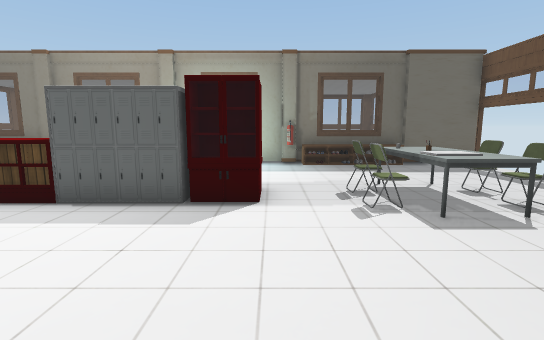
View 1 (above)

20 first-person views from a walk through a 3-D level made in the Unity game engine. The camera is 1.3 m above the floor, tilts 8° down and sees 85° across. Doors are open. The floor is counted in squares, 1 m on a side. Each view is taken from the middle of a square. On the plan, view 1 faces up. The plan holds only what a view shows up to about 14 squares ahead; the rest is blank. The player is left out. Some surface patterns are stand-ins.

View 2
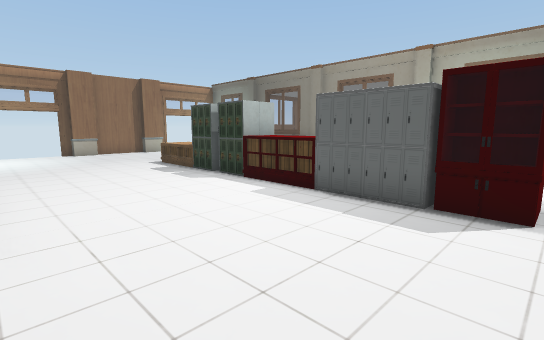

View 3
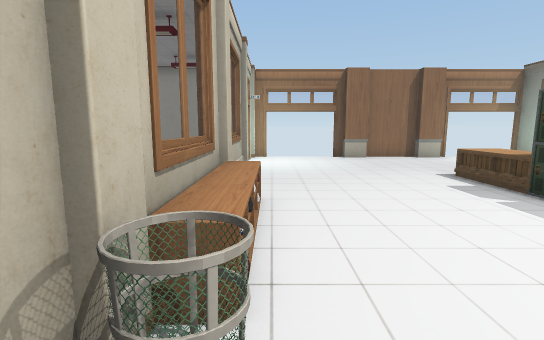

View 4
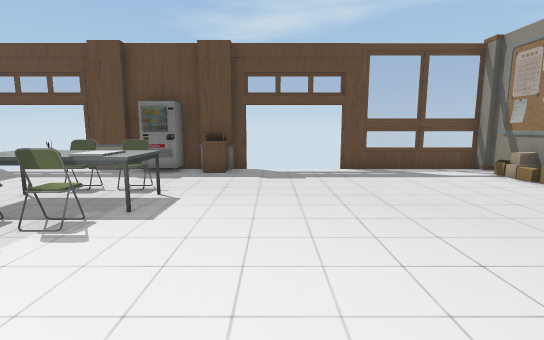

View 5
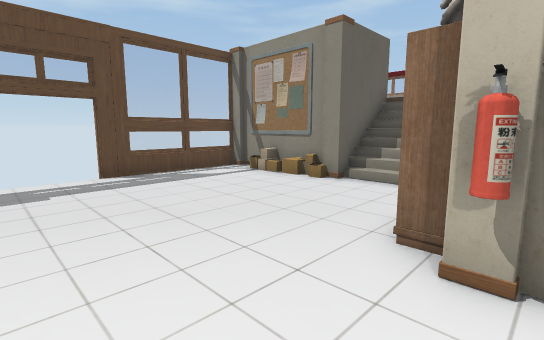

View 6
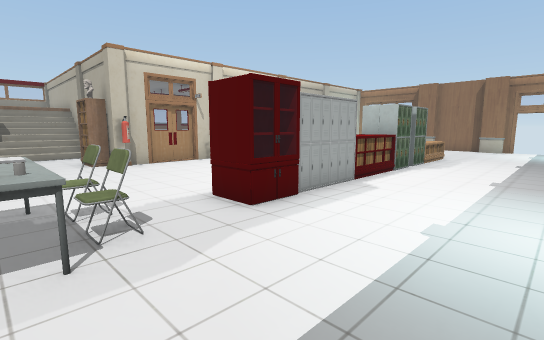

View 7
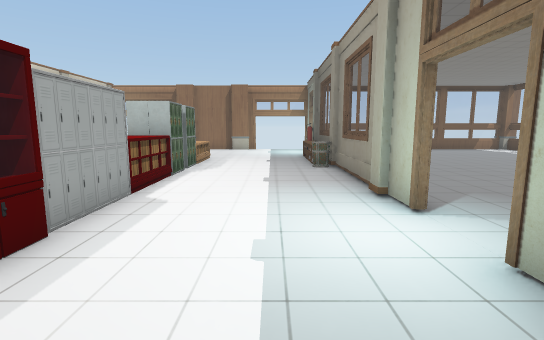

View 8
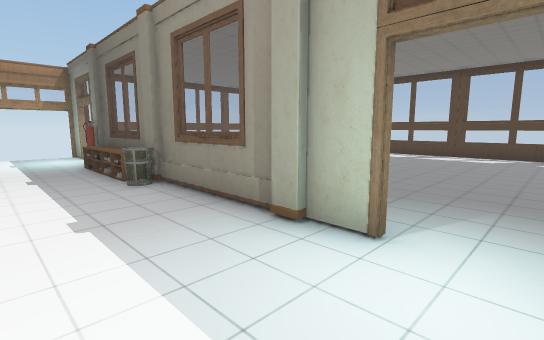

View 9
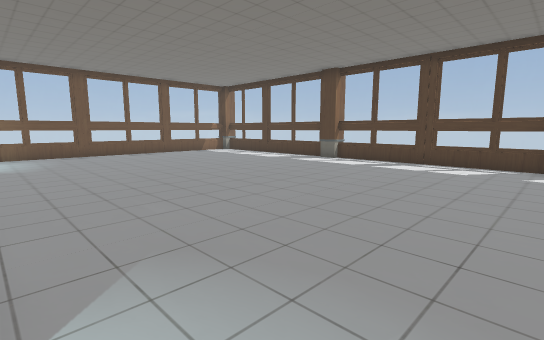

View 10
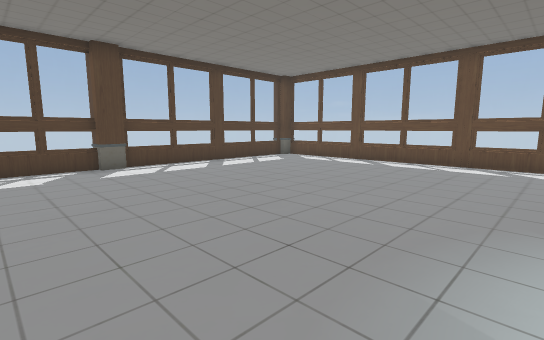

View 11
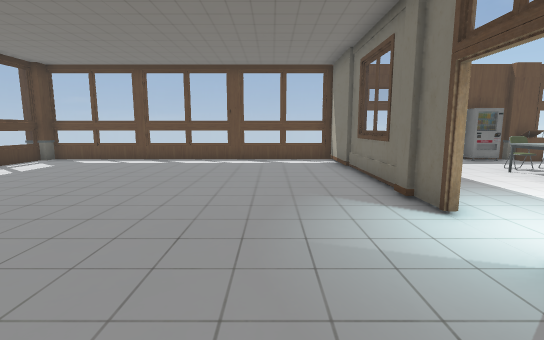

View 12
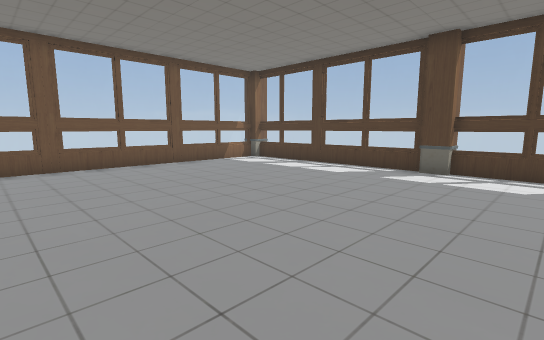

View 13
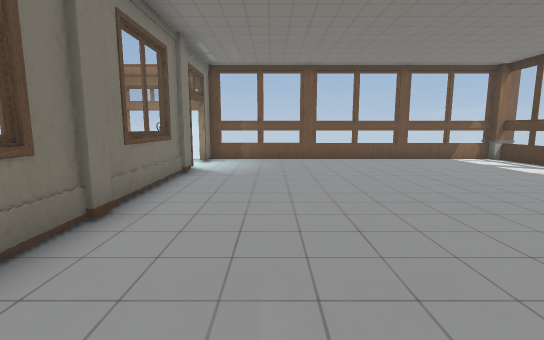

View 14
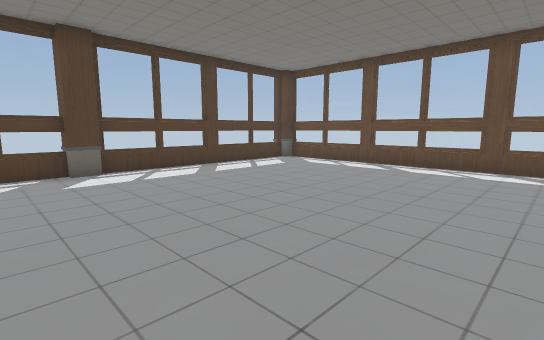

View 15
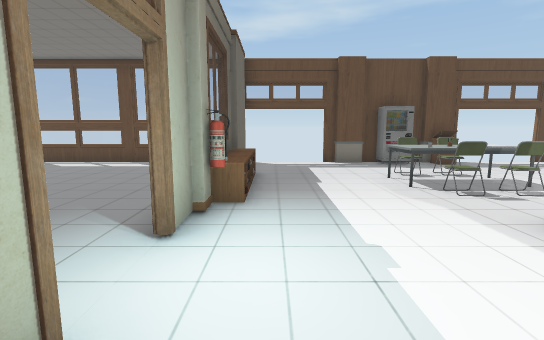

View 16
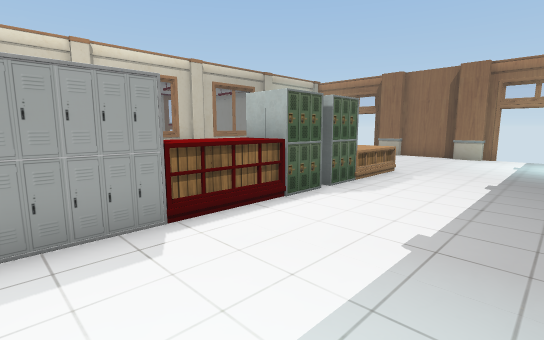

View 17
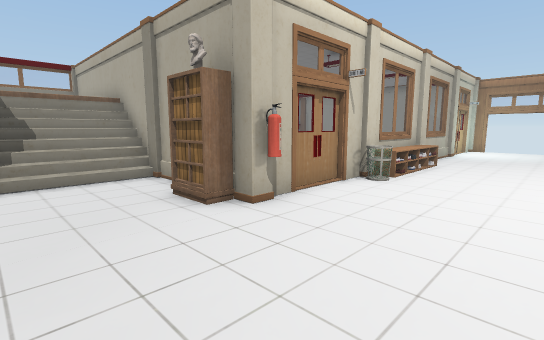

View 18
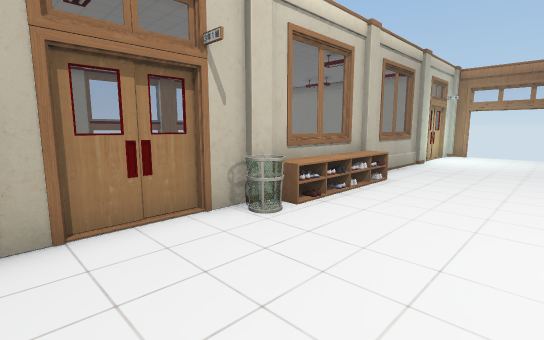

View 19
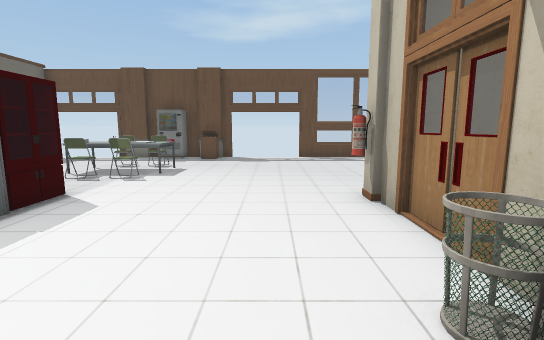

View 20
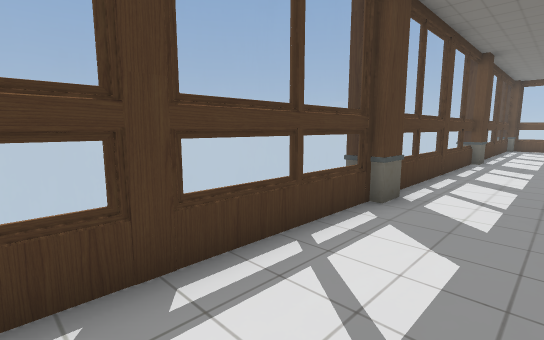

### Floor plan
Points are (right, up) in squares from view 1. A wall is a line through its corners. A room is listed if a view was taken in it or the views show most of it. See-through windows are left out.
Room 1 (views 1, 2, 3, 4, 5, 6, 7, 8, 9, 10, 11, 12, 13, 14, 15, 16, 17, 18, 19, 20)
walls: (-4.4, 11.2) (-7.5, 11.2); (-2.4, 11.2) (-3.5, 11.2); (-0.8, 11.4) (0.5, 11.4); (-7.5, 11.4) (-6.6, 11.4); (0.5, 11.2) (-0.7, 11.2); (-11.4, 11.2) (-12.5, 11.2); (-12.5, 11.4) (-11.4, 11.4); (-15.5, 11.2) (-16.9, 11.2); (7.6, 11) (7.6, 23.3); (-4.9, -0.8) (-4.2, -0.8); (-4.4, -0.9) (-1.4, -0.9); (-5.5, -0.9) (-4.9, -0.9); (-8.4, -0.9) (-7.4, -0.9); (-1.5, 23.5) (-16.6, 23.5) (-16.6, 11.4) (-15.5, 11.4); (-8.9, -0.8) (-8.2, -0.8); (-0.5, -1.4) (-0.5, -2); (-16.6, 8) (-16.6, 2.8); (7.6, 2.8) (7.6, 4.9) (6.9, 4.9) (6.9, 5.9) (7.6, 5.9) (7.6, 8); (-12.4, -0.9) (-8.9, -0.9); (-12.9, -0.8) (-12.2, -0.8); (-13.7, -0.9) (-13.2, -0.9); (-0.5, -4) (-0.5, -9.5); (6.5, 23.5) (-0.5, 23.5); (-16.6, -0.1) (-16.6, -0.9) (-14.2, -0.9); (2.5, -4.8) (7.2, -4.8); (7.1, -4.6) (7.6, -4.6) (7.6, -0.2); (3.3, -7.4) (3.3, -4.6)
low walls: (2.5, -5.5) (3.4, -5.5); (2.5, -5.9) (3.4, -5.9); (-0.5, -6.8) (0.5, -6.8); (-0.5, -7.1) (1.1, -7.1); (-0.5, -7.4) (1.1, -7.4); (2, -7.1) (3.4, -7.1); (2, -7.4) (2.5, -7.4)
ways out: open door at (-17, 1.5); open door at (-17, 9.5); open door at (-14.5, 11); open door at (-1.5, 11); open door at (8, 1.5); open door at (8, 9.5)
objects: other object (-17, 4) to (-16, 4); other object (-17, 7) to (-16, 7); other object (-13, 10); other object (-13, 11); other object (-11, 5) to (-10, 5); other object (-11, 6) to (-10, 6); other object (-11, 11) to (-9, 11); other object (-9, 5) to (-8, 5); other object (-9, 6) to (-8, 6); other object (-9, 23) to (-9, 24); other object (-8, -1) to (-5, 0); other object (-8, 10); other object (-8, 11); other object (-7, 5) to (-6, 5); other object (-7, 6) to (-6, 6); other object (-5, 5); other object (-5, 6); other object (-4, 0); other object (-4, 5) to (-2, 5); other object (-4, 6) to (-2, 6); other object (-4, 11); other object (-1, -1); other object (-1, 5) to (0, 5); other object (-1, 6) to (0, 6); other object (-1, 23) to (-1, 24); other object (0, -2) to (0, -1); other object (1, 10); other object (1, 11); other object (2, 5); other object (2, 6); other object (2, 11) to (4, 11); other object (3, 4) to (4, 7); other object (4, -5); other object (4, 5); other object (4, 6); other object (5, 11) to (7, 11); other object (6, -4); other object (7, 3) to (8, 4); other object (7, 7) to (8, 7); other object (7, 23) to (8, 24)

Positions as (right, up) in squares from view 1, and headings:
1: (0, 0), facing up
2: (0, 0), facing up-left
3: (-3, 0), facing left
4: (-2, 2), facing right
5: (-1, 2), facing down-right
6: (3, 10), facing down-left
7: (2, 9), facing left
8: (-1, 8), facing up-left
9: (-1, 12), facing up-left
10: (-4, 13), facing up-right
11: (-5, 14), facing right
12: (-6, 14), facing up-left
13: (-4, 14), facing left
14: (-3, 14), facing up-right
15: (-4, 10), facing right
16: (-2, 10), facing down-left
17: (3, 3), facing down-left
18: (-1, 3), facing down-left
19: (-6, 1), facing right
20: (-14, 21), facing up-right
